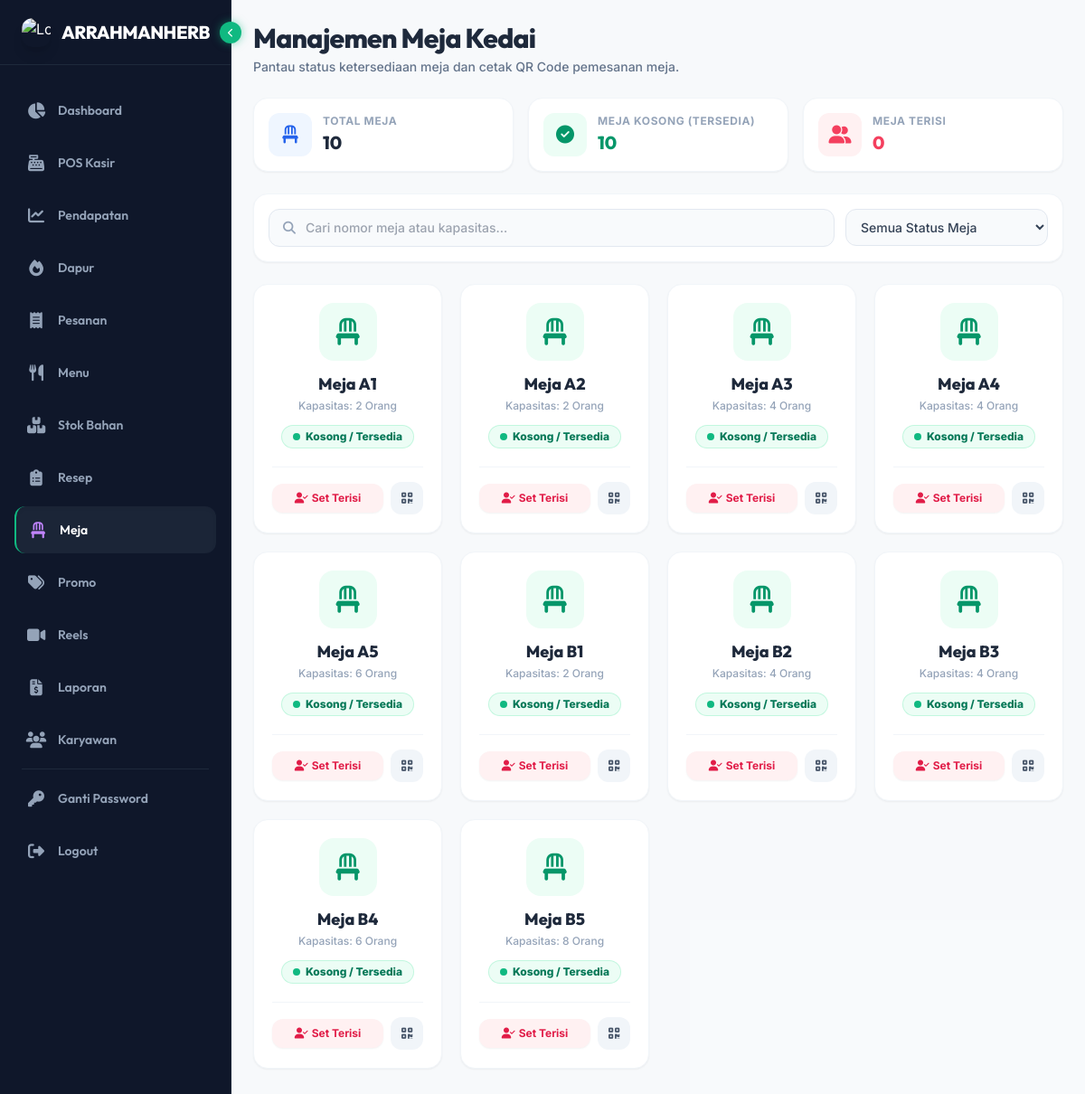
Screenshot of /admin/tables.php (signed in) with the database file from the repository.
### tables this page shows
CREATE TABLE `tables` (
  `id` int(11) NOT NULL AUTO_INCREMENT,
  `table_number` varchar(10) NOT NULL,
  `qr_code` varchar(255) DEFAULT NULL,
  `capacity` int(11) DEFAULT 4,
  `status` enum('available','occupied','reserved') DEFAULT 'available',
  `is_active` tinyint(1) DEFAULT 1,
  `created_at` timestamp NOT NULL DEFAULT CURRENT_TIMESTAMP,
  `updated_at` timestamp NOT NULL DEFAULT CURRENT_TIMESTAMP ON UPDATE CURRENT_TIMESTAMP,
  PRIMARY KEY (`id`),
  UNIQUE KEY `table_number` (`table_number`),
  KEY `idx_status` (`status`)
);

### admin/tables.php (the view, shortened to what this page needs)
<?php
$db = getDB();
$stmt = $db->query("SELECT * FROM tables WHERE is_active = 1 ORDER BY table_number");
$tables = $stmt->fetchAll();
$totalTables = count($tables);
$availableTablesCount = count(array_filter($tables, fn($t) => $t['status'] === 'available'));
$occupiedTablesCount = $totalTables - $availableTablesCount;
include '../includes/header.php';
?>
<main class="p-4 sm:p-6 pb-32 sm:pb-24 max-w-7xl mx-auto">
    <div class="flex flex-col sm:flex-row justify-between items-start sm:items-center mb-6 gap-4">
        <div>
            <h1 class="text-2xl sm:text-3xl font-extrabold text-slate-800 font-outfit tracking-tight">Manajemen Meja Kedai</h1>
            <p class="text-slate-500 text-sm mt-1 font-medium">Pantau status ketersediaan meja dan cetak QR Code pemesanan meja.</p>
        </div>
    </div>
    <div class="grid grid-cols-1 sm:grid-cols-3 gap-4 mb-6">
        <div class="bg-white rounded-2xl p-4 border border-slate-100 shadow-sm flex items-center gap-3">
            <div class="w-12 h-12 rounded-xl bg-blue-50 text-blue-600 flex items-center justify-center shrink-0">
                <i class="fas fa-chair text-xl"></i>
            </div>
            <div>
                <p class="text-xs font-bold text-slate-400 uppercase tracking-wider">Total Meja</p>
                <p class="text-xl font-extrabold text-slate-800 font-outfit mt-0.5"><?= $totalTables ?></p>
            </div>
        </div>
        <div class="bg-white rounded-2xl p-4 border border-slate-100 shadow-sm flex items-center gap-3">
            <div class="w-12 h-12 rounded-xl bg-emerald-50 text-emerald-600 flex items-center justify-center shrink-0">
                <i class="fas fa-check-circle text-xl"></i>
            </div>
            <div>
                <p class="text-xs font-bold text-slate-400 uppercase tracking-wider">Meja Kosong (Tersedia)</p>
                <p class="text-xl font-extrabold text-emerald-600 font-outfit mt-0.5"><?= $availableTablesCount ?></p>
            </div>
        </div>
        <div class="bg-white rounded-2xl p-4 border border-slate-100 shadow-sm flex items-center gap-3">
            <div class="w-12 h-12 rounded-xl bg-rose-50 text-rose-500 flex items-center justify-center shrink-0">
                <i class="fas fa-user-friends text-xl"></i>
            </div>
            <div>
                <p class="text-xs font-bold text-slate-400 uppercase tracking-wider">Meja Terisi</p>
                <p class="text-xl font-extrabold text-rose-500 font-outfit mt-0.5"><?= $occupiedTablesCount ?></p>
            </div>
        </div>
    </div>
    <div class="bg-white rounded-2xl p-4 border border-slate-100 shadow-sm mb-6 flex flex-col sm:flex-row gap-3">
        <div class="relative flex-1">
            <i class="fas fa-search absolute left-4 top-1/2 -translate-y-1/2 text-slate-400 text-sm"></i>
            <input type="text" id="tableSearchInput" onkeyup="filterTables()" placeholder="Cari nomor meja atau kapasitas..." class="w-full bg-slate-50 border border-slate-200 rounded-xl pl-10 pr-10 py-2.5 text-sm text-slate-700 font-medium focus:outline-none focus:ring-2 focus:ring-emerald-500 focus:border-emerald-500 transition-all">
        </div>
        <div class="sm:w-56">
            <select id="tableFilterSelect" onchange="filterTables()" class="w-full bg-slate-50 border border-slate-200 rounded-xl px-3 py-2.5 text-sm text-slate-700 font-medium focus:outline-none focus:ring-2 focus:ring-emerald-500 focus:border-emerald-500 transition-all">
                <option value="all">Semua Status Meja</option>
            </select>
        </div>
    </div>
    <div id="tablesGrid" class="grid grid-cols-2 sm:grid-cols-3 lg:grid-cols-4 gap-4 sm:gap-5">
        <?php foreach ($tables as $table): ?>
        <?php $isAvail = $table['status'] === 'available'; ?>
        <div class="table-card bg-white rounded-2xl p-5 border border-slate-100 shadow-sm hover:shadow-md transition-all flex flex-col justify-between group text-center"
             data-number="<?= htmlspecialchars($table['table_number']) ?>"
             data-capacity="<?= $table['capacity'] ?>"
             data-status="<?= $table['status'] ?>">
            <div>
                <div class="w-16 h-16 rounded-2xl mx-auto mb-3 flex items-center justify-center transition-transform group-hover:scale-110 <?= $isAvail ? 'bg-emerald-50 text-emerald-600' : 'bg-rose-50 text-rose-500' ?>">
                    <i class="fas fa-chair text-3xl"></i>
                </div>
                <h3 class="font-extrabold text-slate-800 text-lg font-outfit">Meja <?= htmlspecialchars($table['table_number']) ?></h3>
                <p class="text-xs text-slate-400 font-medium mt-0.5">Kapasitas: <?= $table['capacity'] ?> Orang</p>
                <div class="my-3">
                    <span class="inline-flex items-center px-3 py-1 rounded-full text-xs font-extrabold <?= $isAvail ? 'bg-emerald-50 text-emerald-700 border border-emerald-200/60' : 'bg-rose-50 text-rose-600 border border-rose-200/60' ?>">
                        <span class="w-2 h-2 rounded-full mr-1.5 <?= $isAvail ? 'bg-emerald-500' : 'bg-rose-500' ?>"></span>
                        <?= $isAvail ? 'Kosong / Tersedia' : 'Terisi' ?>
                    </span>
                </div>
            </div>
            <div class="pt-4 border-t border-slate-100 flex items-center justify-center gap-2 mt-2">
                <a href="?toggle=<?= $table['id'] ?>" class="flex-1 inline-flex items-center justify-center gap-1 py-2 px-3 rounded-xl text-xs font-bold transition-all shadow-sm <?= $isAvail ? 'bg-rose-50 text-rose-600 hover:bg-rose-100' : 'bg-emerald-50 text-emerald-700 hover:bg-emerald-100' ?>">
                    <i class="fas <?= $isAvail ? 'fa-user-check' : 'fa-check' ?>"></i>
                    <span><?= $isAvail ? 'Set Terisi' : 'Set Kosong' ?></span>
                </a>
                <a href="print_qr.php?id=<?= $table['id'] ?>" target="_blank" title="Cetak QR Code Pemesanan" class="w-9 h-9 shrink-0 bg-slate-100 hover:bg-slate-200 text-slate-600 rounded-xl flex items-center justify-center transition-colors">
                    <i class="fas fa-qrcode text-sm"></i>
                </a>
            </div>
        </div>
        <?php endforeach; ?>
    </div>
</main>
<?php include '../includes/footer.php'; ?>

### includes/header.php (style rules this page uses)
body { font-family: 'Inter', -apple-system, BlinkMacSystemFont, sans-serif; }
.font-outfit { font-family: 'Outfit', sans-serif; }

### rows the page displays
tables: table_number "A1", capacity "2", status "Kosong / Tersedia"
tables: table_number "A2", capacity "2", status "Kosong / Tersedia"
tables: table_number "A3", capacity "4", status "Kosong / Tersedia"
tables: table_number "A4", capacity "4", status "Kosong / Tersedia"
tables: table_number "A5", capacity "6", status "Kosong / Tersedia"
tables: table_number "B1", capacity "2", status "Kosong / Tersedia"
tables: table_number "B2", capacity "4", status "Kosong / Tersedia"
tables: table_number "B3", capacity "4", status "Kosong / Tersedia"
tables: table_number "B4", capacity "6", status "Kosong / Tersedia"
tables: table_number "B5", capacity "8", status "Kosong / Tersedia"

### other values shown
APP_NAME "ARRAHMANHERB"
$item['label'] "Dashboard"
$item['label'] "POS Kasir"
$item['label'] "Pendapatan"
$item['label'] "Dapur"
$item['label'] "Pesanan"
$item['label'] "Menu"
$item['label'] "Stok Bahan"
$item['label'] "Resep"
$item['label'] "Meja"
$item['label'] "Promo"
$item['label'] "Reels"
$item['label'] "Laporan"
$item['label'] "Karyawan"
$totalTables "10"
